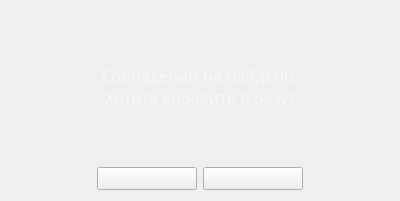
<?xml version="1.0" encoding="UTF-8"?>
<ui version="4.0">
 <class>Dialog</class>
 <widget class="QDialog" name="Dialog">
  <property name="geometry">
   <rect>
    <x>0</x>
    <y>0</y>
    <width>400</width>
    <height>200</height>
   </rect>
  </property>
  <property name="windowTitle">
   <string>Dialog</string>
  </property>
  <property name="styleSheet">
   <string notr="true">QDialog
{
	
	border-image: url(:/Backgrounds/quarter-fiend.png);
}</string>
  </property>
  <layout class="QVBoxLayout" name="verticalLayout">
   <item>
    <widget class="QLabel" name="label">
     <property name="sizePolicy">
      <sizepolicy hsizetype="Preferred" vsizetype="MinimumExpanding">
       <horstretch>0</horstretch>
       <verstretch>0</verstretch>
      </sizepolicy>
     </property>
     <property name="minimumSize">
      <size>
       <width>0</width>
       <height>150</height>
      </size>
     </property>
     <property name="palette">
      <palette>
       <active>
        <colorrole role="WindowText">
         <brush brushstyle="SolidPattern">
          <color alpha="255">
           <red>247</red>
           <green>247</green>
           <blue>247</blue>
          </color>
         </brush>
        </colorrole>
        <colorrole role="Text">
         <brush brushstyle="SolidPattern">
          <color alpha="255">
           <red>247</red>
           <green>247</green>
           <blue>247</blue>
          </color>
         </brush>
        </colorrole>
        <colorrole role="ButtonText">
         <brush brushstyle="SolidPattern">
          <color alpha="255">
           <red>247</red>
           <green>247</green>
           <blue>247</blue>
          </color>
         </brush>
        </colorrole>
        <colorrole role="PlaceholderText">
         <brush brushstyle="SolidPattern">
          <color alpha="128">
           <red>255</red>
           <green>255</green>
           <blue>255</blue>
          </color>
         </brush>
        </colorrole>
       </active>
       <inactive>
        <colorrole role="WindowText">
         <brush brushstyle="SolidPattern">
          <color alpha="255">
           <red>247</red>
           <green>247</green>
           <blue>247</blue>
          </color>
         </brush>
        </colorrole>
        <colorrole role="Text">
         <brush brushstyle="SolidPattern">
          <color alpha="255">
           <red>247</red>
           <green>247</green>
           <blue>247</blue>
          </color>
         </brush>
        </colorrole>
        <colorrole role="ButtonText">
         <brush brushstyle="SolidPattern">
          <color alpha="255">
           <red>247</red>
           <green>247</green>
           <blue>247</blue>
          </color>
         </brush>
        </colorrole>
        <colorrole role="PlaceholderText">
         <brush brushstyle="SolidPattern">
          <color alpha="128">
           <red>255</red>
           <green>255</green>
           <blue>255</blue>
          </color>
         </brush>
        </colorrole>
       </inactive>
       <disabled>
        <colorrole role="WindowText">
         <brush brushstyle="SolidPattern">
          <color alpha="255">
           <red>247</red>
           <green>247</green>
           <blue>247</blue>
          </color>
         </brush>
        </colorrole>
        <colorrole role="Text">
         <brush brushstyle="SolidPattern">
          <color alpha="255">
           <red>247</red>
           <green>247</green>
           <blue>247</blue>
          </color>
         </brush>
        </colorrole>
        <colorrole role="ButtonText">
         <brush brushstyle="SolidPattern">
          <color alpha="255">
           <red>247</red>
           <green>247</green>
           <blue>247</blue>
          </color>
         </brush>
        </colorrole>
        <colorrole role="PlaceholderText">
         <brush brushstyle="SolidPattern">
          <color alpha="128">
           <red>0</red>
           <green>0</green>
           <blue>0</blue>
          </color>
         </brush>
        </colorrole>
       </disabled>
      </palette>
     </property>
     <property name="font">
      <font>
       <family>GWENT</family>
       <pointsize>12</pointsize>
       <weight>10</weight>
       <italic>false</italic>
       <bold>false</bold>
      </font>
     </property>
     <property name="layoutDirection">
      <enum>Qt::LeftToRight</enum>
     </property>
     <property name="styleSheet">
      <string notr="true">QLabel 
{
	color: rgb(247,247,247);
	font: 81 12pt &quot;GWENT&quot;;
}</string>
     </property>
     <property name="text">
      <string>Совпадений не найдено.
Хотите добавить в базу?</string>
     </property>
     <property name="alignment">
      <set>Qt::AlignCenter</set>
     </property>
    </widget>
   </item>
   <item>
    <layout class="QHBoxLayout" name="horizontalLayout">
     <item>
      <spacer name="horizontalSpacer_2">
       <property name="orientation">
        <enum>Qt::Horizontal</enum>
       </property>
       <property name="sizeHint" stdset="0">
        <size>
         <width>40</width>
         <height>20</height>
        </size>
       </property>
      </spacer>
     </item>
     <item>
      <widget class="QPushButton" name="yes_button">
       <property name="enabled">
        <bool>true</bool>
       </property>
       <property name="minimumSize">
        <size>
         <width>100</width>
         <height>23</height>
        </size>
       </property>
       <property name="styleSheet">
        <string notr="true">QPushButton
{
	font: 81 8pt &quot;GWENT&quot;;
	color: rgb(247,247,247);
	border-image: url(:/Button/off);
}

QPushButton:hover:!pressed
{
	font: 81 8pt &quot;GWENT&quot;;
	color: rgb(247,247,247);
	border-image: url(:/Button/hover);
}

QPushButton:pressed
{
	font: 81 8pt &quot;GWENT&quot;;
	color: rgb(17,17,17);
	border-image: url(:/Button/on);
}

QPushButton:disabled
{
	font: 81 8pt &quot;GWENT&quot;;
	color: rgb(255, 255, 255);
	border-image: url(:/Button/disabled);
}</string>
       </property>
       <property name="text">
        <string>Да</string>
       </property>
       <property name="shortcut">
        <string>Return</string>
       </property>
       <property name="autoDefault">
        <bool>false</bool>
       </property>
      </widget>
     </item>
     <item>
      <widget class="QPushButton" name="no_button">
       <property name="enabled">
        <bool>true</bool>
       </property>
       <property name="minimumSize">
        <size>
         <width>100</width>
         <height>23</height>
        </size>
       </property>
       <property name="styleSheet">
        <string notr="true">QPushButton
{
	font: 81 8pt &quot;GWENT&quot;;
	color: rgb(247,247,247);
	border-image: url(:/Button/off);
}

QPushButton:hover:!pressed
{
	font: 81 8pt &quot;GWENT&quot;;
	color: rgb(247,247,247);
	border-image: url(:/Button/hover);
}

QPushButton:pressed
{
	font: 81 8pt &quot;GWENT&quot;;
	color: rgb(17,17,17);
	border-image: url(:/Button/on);
}

QPushButton:disabled
{
	font: 81 8pt &quot;GWENT&quot;;
	color: rgb(255, 255, 255);
	border-image: url(:/Button/disabled);
}</string>
       </property>
       <property name="text">
        <string>Нет</string>
       </property>
       <property name="shortcut">
        <string>Return</string>
       </property>
       <property name="autoDefault">
        <bool>false</bool>
       </property>
      </widget>
     </item>
     <item>
      <spacer name="horizontalSpacer">
       <property name="orientation">
        <enum>Qt::Horizontal</enum>
       </property>
       <property name="sizeHint" stdset="0">
        <size>
         <width>40</width>
         <height>20</height>
        </size>
       </property>
      </spacer>
     </item>
    </layout>
   </item>
  </layout>
 </widget>
 <resources>
  <include location="../Resources/Resources.qrc"/>
 </resources>
 <connections/>
</ui>
